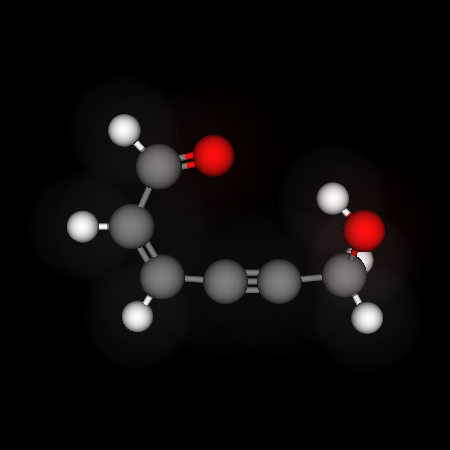

Python code for this plot:
#!/usr/bin/env python
# Demonstrate composite molecule rendering with opaque ball-and-stick and translucent VDW spheres.

import vtkmodules.vtkInteractionStyle  # noqa: F401
import vtkmodules.vtkRenderingOpenGL2  # noqa: F401

from vtkmodules.vtkCommonDataModel import vtkMolecule
from vtkmodules.vtkDomainsChemistry import vtkMoleculeMapper
from vtkmodules.vtkRenderingCore import (
    vtkActor,
    vtkRenderWindow,
    vtkRenderWindowInteractor,
    vtkRenderer,
)

# Build molecule.
mol = vtkMolecule()

o1 = mol.AppendAtom(8, 3.0088731969, 1.1344098673, 0.9985902874)
o2 = mol.AppendAtom(8, -0.2616286966, 2.7806709534, 0.7027800226)
c1 = mol.AppendAtom(6, -2.0738607910, 1.2298524695, 0.3421802228)
c2 = mol.AppendAtom(6, -1.4140240045, 0.1045928523, 0.0352265378)
c3 = mol.AppendAtom(6, 0.0000000000, 0.0000000000, 0.0000000000)
c4 = mol.AppendAtom(6, 1.2001889412, 0.0000000000, 0.0000000000)
c5 = mol.AppendAtom(6, -1.4612030913, 2.5403617582, 0.6885503164)
c6 = mol.AppendAtom(6, 2.6528126498, 0.1432895796, 0.0427014196)
h1 = mol.AppendAtom(1, -3.1589178142, 1.2268537165, 0.3536340040)
h2 = mol.AppendAtom(1, -1.9782163251, -0.7930325394, -0.1986937306)
h3 = mol.AppendAtom(1, 3.0459155564, 0.4511167867, -0.9307386568)
h4 = mol.AppendAtom(1, 3.1371551056, -0.7952192984, 0.3266426961)
h5 = mol.AppendAtom(1, 2.3344947615, 1.8381683043, 0.9310726537)
h6 = mol.AppendAtom(1, -2.1991803919, 3.3206134015, 0.9413825084)

mol.AppendBond(c1, c5, 1)
mol.AppendBond(c1, c2, 2)
mol.AppendBond(c2, c3, 1)
mol.AppendBond(c3, c4, 3)
mol.AppendBond(c4, c6, 1)
mol.AppendBond(c5, o2, 2)
mol.AppendBond(c6, o1, 1)
mol.AppendBond(c5, h6, 1)
mol.AppendBond(c1, h1, 1)
mol.AppendBond(c2, h2, 1)
mol.AppendBond(c6, h3, 1)
mol.AppendBond(c6, h4, 1)
mol.AppendBond(o1, h5, 1)

# Opaque ball-and-stick mapper.
bs_mapper = vtkMoleculeMapper()
bs_mapper.SetInputData(mol)
bs_mapper.UseBallAndStickSettings()

bs_actor = vtkActor()
bs_actor.SetMapper(bs_mapper)

# Translucent VDW spheres mapper (no bonds).
vdw_mapper = vtkMoleculeMapper()
vdw_mapper.SetInputData(mol)
vdw_mapper.UseVDWSpheresSettings()
vdw_mapper.RenderBondsOff()

vdw_actor = vtkActor()
vdw_actor.SetMapper(vdw_mapper)
vdw_actor.GetProperty().SetOpacity(0.15)

# Rendering pipeline.
renderer = vtkRenderer()
renderer.AddActor(bs_actor)
renderer.AddActor(vdw_actor)
renderer.SetBackground(0.0, 0.0, 0.0)

render_window = vtkRenderWindow()
render_window.SetSize(450, 450)
render_window.SetMultiSamples(0)
render_window.AddRenderer(renderer)
render_window.SetWindowName("composite render")

render_window.Render()
renderer.GetActiveCamera().Zoom(1.8)

interactor = vtkRenderWindowInteractor()
interactor.SetRenderWindow(render_window)

interactor.Initialize()
interactor.Start()
